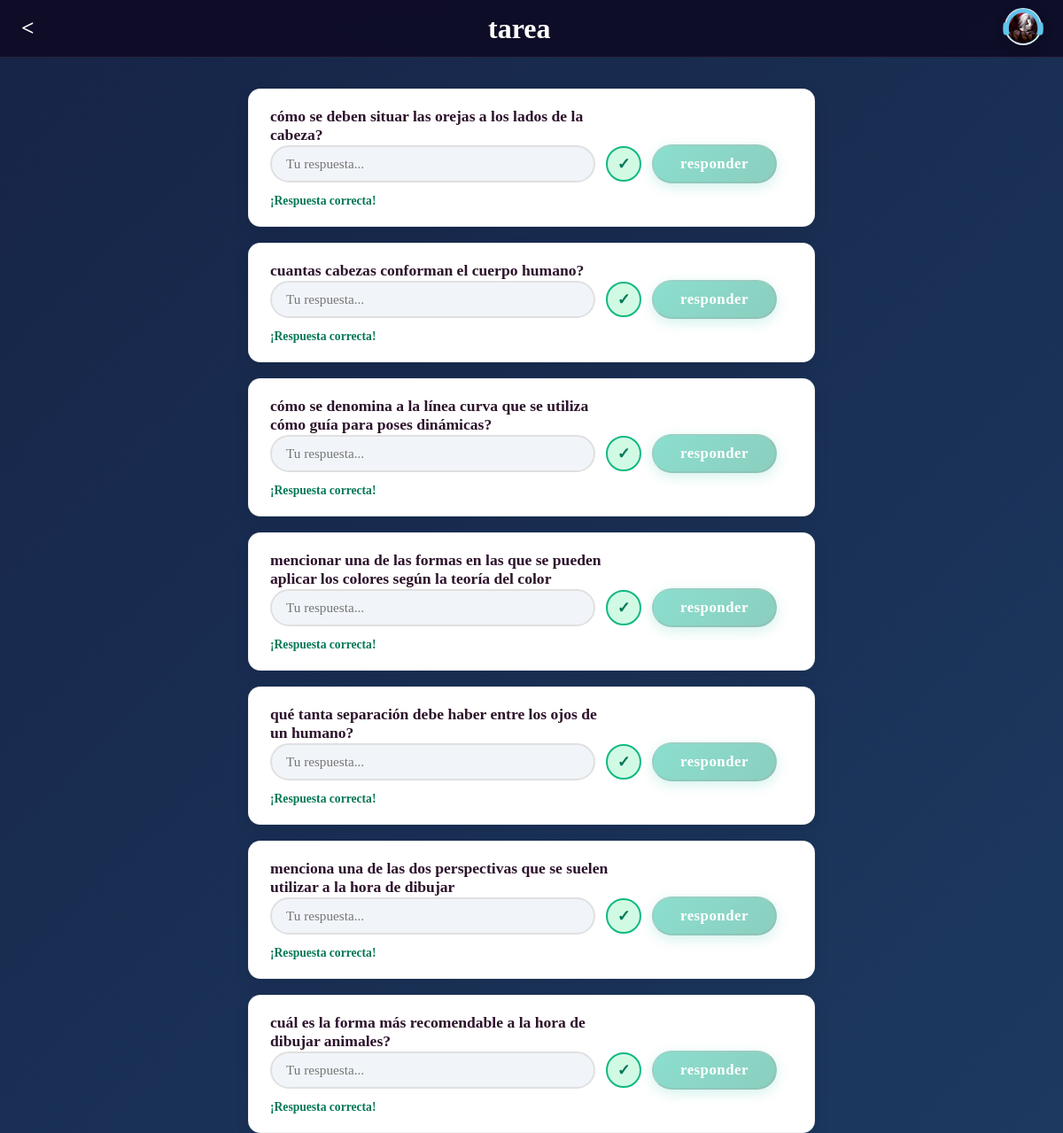
/actions/tarea.php (signed in), run on the app's committed database.
### tables this page shows
CREATE TABLE `usuarios` (
  `id` int(11) NOT NULL,
  `nombre` varchar(50) NOT NULL,
  `edad` int(11) DEFAULT NULL,
  `email` varchar(100) NOT NULL,
  `password` varchar(255) NOT NULL,
  `puntos` int(11) DEFAULT 0,
  `nivel` int(11) DEFAULT 1,
  `pais` varchar(100) DEFAULT NULL,
  `idioma` varchar(50) DEFAULT NULL,
  `foto_perfil` varchar(255) DEFAULT NULL,
  `fecha_registro` timestamp NOT NULL DEFAULT current_timestamp(),
  `rol` varchar(20) DEFAULT 'usuario',
  `bio` varchar(255) DEFAULT 'Sin biografía aún.',
  `suscrito` tinyint(1) DEFAULT 0,
  `tour_completado` tinyint(1) NOT NULL DEFAULT 0
);

CREATE TABLE `tareas` (
  `id` int(11) NOT NULL,
  `pregunta` text NOT NULL,
  `pregunta_es` text DEFAULT NULL,
  `pregunta_en` text DEFAULT NULL,
  `respuesta_correcta` text NOT NULL,
  `puntos_recompensa` int(11) DEFAULT 10
);

### actions/tarea.php (the view, shortened to what this page needs)
<?php
require_once '../staff/database.php';
$lang = $_SESSION['idioma'] ?? 'es';
$textos = [
    'es' => [
        'titulo_pagina' => 'tarea',
        'placeholder'   => 'Tu respuesta...',
        'btn_responder' => 'responder',
        'intentos_rest' => 'Intentos restantes:',
        'sin_intentos'  => 'Te quedaste sin intentos.',
        'ejemplo'       => 'Ejemplo de respuesta correcta:',
        'acertaste'     => '¡Respuesta correcta!'
    ],
    'en' => [
        'titulo_pagina' => 'homework',
        'placeholder'   => 'Your answer...',
        'btn_responder' => 'submit',
        'intentos_rest' => 'Attempts left:',
        'sin_intentos'  => 'You have run out of attempts.',
        'ejemplo'       => 'Example of a correct answer:',
        'acertaste'     => 'Correct answer!'
    ]
];
$t = $textos[$lang];
$usuario_id = $_SESSION['usuario_id'];
$stmt = $pdo->prepare("SELECT foto_perfil, rol FROM usuarios WHERE id = ?");
$stmt->execute([$usuario_id]);
$user = $stmt->fetch(PDO::FETCH_ASSOC);
$foto_perfil = $user['foto_perfil'] ?? null;
$max_intentos = 3;
$tareas = $pdo->query("SELECT * FROM tareas ORDER BY id ASC")->fetchAll(PDO::FETCH_ASSOC);
$historial_stmt = $pdo->prepare("SELECT tarea_id, es_correcta, intentos FROM tareas_respondidas WHERE usuario_id = ?");
$historial_stmt->execute([$usuario_id]);
$respuestas_guardadas = $historial_stmt->fetchAll(PDO::FETCH_UNIQUE | PDO::FETCH_ASSOC);
function obtenerEstadoCirculo($tarea_id, $respuestas_guardadas) {
    if (array_key_exists($tarea_id, $respuestas_guardadas)) {
        return $respuestas_guardadas[$tarea_id]['es_correcta'] == 1
            ? ['symbol' => '✓', 'class' => 'status-correct']
            : ['symbol' => '✕', 'class' => 'status-incorrect'];
    }
    return ['symbol' => 'O', 'class' => 'status-neutral'];
}
?>
<!DOCTYPE html>
<html lang="<?= htmlspecialchars($lang) ?>">
<head>
    <link rel="stylesheet" href="../style.css">
</head>
<body class="main-body">
    <header class="top-bar">
        <a href="../index.php" class="nav-btn left-btn" title="Volver">&lt;</a>
        <h1 class="page-title"><?= $t['titulo_pagina'] ?></h1>
        <a href="../staff/usuario.php" class="profile-btn">
            <?php if (!empty($foto_perfil) && file_exists("../uploads/perfiles/" . $foto_perfil)): ?>
                <img src="../uploads/perfiles/<?= htmlspecialchars($foto_perfil) ?>" class="avatar-icon" style="object-fit: cover; border-radius: 50%;">
            <?php else: ?>
                <div class="avatar-icon"></div>
            <?php endif; ?>
        </a>
    </header>
    <main class="content-container">
        <?php foreach ($tareas as $item): ?>
            <?php
                $status = obtenerEstadoCirculo($item['id'], $respuestas_guardadas);
                $pregunta_mostrar = ($lang === 'en' && !empty($item['pregunta_en']))
                    ? $item['pregunta_en']
                    : (!empty($item['pregunta_es']) ? $item['pregunta_es'] : $item['pregunta']);
                $estado          = $respuestas_guardadas[$item['id']] ?? null;
                $intentos_usados = $estado ? (int)$estado['intentos'] : 0;
                $acertada        = $estado && (int)$estado['es_correcta'] === 1;
                $restantes       = max(0, $max_intentos - $intentos_usados);
                $sin_intentos    = !$acertada && $restantes === 0;
                $bloqueada       = $acertada || $sin_intentos;
            ?>
            <div class="card-white-row">
                <p class="question-text"><?= htmlspecialchars($pregunta_mostrar); ?></p>
                <form action="tarea.php" method="POST" class="task-form">
                    <input type="text" name="respuesta" class="text-input" placeholder="<?= $t['placeholder'] ?>" required autocomplete="off" <?= $bloqueada ? 'disabled' : '' ?>>
                    <div class="status-circle <?= $status['class']; ?>">
                        <?= $status['symbol']; ?>
                    </div>
                    <button type="submit" class="btn-action" <?= $bloqueada ? 'disabled' : '' ?>><?= $t['btn_responder'] ?></button>
                </form>
                <?php if ($acertada): ?>
                    <div class="task-info task-ok"><?= htmlspecialchars($t['acertaste']) ?></div>
                <?php else: ?>
                    <div class="task-info"><?= htmlspecialchars($t['intentos_rest']) ?> <?= $restantes ?> / <?= $max_intentos ?></div>
                <?php endif; ?>
            </div>
        <?php endforeach; ?>
    </main>
</body>
</html>

### style.css (style rules this page uses)
:root { --bg-grad-1: #3a1c71; --bg-grad-2: #d76d77; --bg-grad-3: #ffaf7b; --purple-main: #6c5ce7; --purple-dark: #2d132c; --violet-accent: #a29bfe; --brand-accent: #00cec9; --coral-accent: #ff7675; --lime-action: #00b894; --lime-hover: #55efc4; --card-bg-overlay: rgba(26, 20, 52, 0.75); --card-glass: rgba(255, 255, 255, 0.15); --text-light: #ffffff; --text-dark: #2d3436; --radius-lg: 20px; --radius-md: 14px; --radius-sm: 10px; --transition-smooth: cubic-bezier(0.25, 0.8, 0.25, 1); }
html, body { overscroll-behavior: none; overscroll-behavior-y: none; height: 100%; }
* { box-sizing: border-box; margin: 0; padding: 0; font-family: 'Poppins', 'Georgia', serif; }
body { background: linear-gradient(-45deg, #241442, #4b1248, #1f4068, #162447); background-size: 400% 400%; animation: gradientBG 15s ease infinite; min-height: 100vh; color: var(--text-light); }
.top-bar, .top-bar-custom, .profile-header-bg { background: rgba(13, 9, 33, 0.85); backdrop-filter: blur(12px); -webkit-backdrop-filter: blur(12px); border-bottom: 1px solid rgba(255, 255, 255, 0.1); height: 65px; display: flex; justify-content: space-between; align-items: center; padding: 0 24px; position: sticky; top: 0; z-index: 1005; }
.avatar-icon, .avatar-icon-small { width: 42px; height: 42px; background: linear-gradient(135deg, var(--purple-main), var(--brand-accent)); border-radius: 50%; position: relative; border: 2px solid rgba(255, 255, 255, 0.8); box-shadow: 0 4px 12px rgba(0, 0, 0, 0.25); transition: transform 0.3s ease, box-shadow 0.3s ease; }
.avatar-icon::after { content: ''; position: absolute; top: 7px; left: 50%; transform: translateX(-50%); width: 14px; height: 14px; background-color: var(--text-light); border-radius: 50%; }
.nav-btn { color: var(--text-light); text-decoration: none; font-size: 1.6rem; font-weight: bold; line-height: 1; cursor: pointer; z-index: 2; transition: transform 0.3s var(--transition-smooth), color 0.2s ease; }
.btn-action { background: linear-gradient(135deg, var(--lime-action), #009473); color: var(--text-light); text-decoration: none; padding: 10px 30px; border-radius: 30px; font-weight: 700; font-size: 1.05rem; letter-spacing: 0.5px; box-shadow: 0 4px 15px rgba(0, 184, 148, 0.4); transition: all 0.3s var(--transition-smooth); display: inline-block; }
.content-container { max-width: 680px; margin: 35px auto; padding: 0 20px; }
.card-white-row { background: #ffffff; border-radius: var(--radius-md); padding: 20px 24px; max-width: 650px; margin: 18px auto; display: flex; justify-content: space-between; align-items: center; box-shadow: 0 6px 18px rgba(0, 0, 0, 0.08); border: 1px solid rgba(0, 0, 0, 0.05); transition: transform 0.3s ease, box-shadow 0.3s ease; }
.question-text { color: var(--purple-dark); font-weight: 700; font-size: 1.1rem; max-width: 65%; margin: 0; }
.task-form { display: flex; align-items: center; gap: 12px; }
.text-input { padding: 10px 16px; border: 2px solid #e0e0e0; border-radius: 25px; font-size: 0.95rem; outline: none; width: 367px; transition: border-color 0.3s ease, box-shadow 0.3s ease; }
.status-circle { width: 40px; height: 40px; border-radius: 50%; border: 2px solid #cbd5e1; display: flex; align-items: center; justify-content: center; font-weight: 700; font-size: 1.1rem; background-color: #f8fafc; color: #64748b; transition: all 0.3s ease; }
.status-circle.status-correct { border-color: #10b981; background-color: #d1fae5; color: #047857; animation: popIn 0.4s var(--transition-smooth); }

### actions/tarea.php (style rules this page uses)
.profile-btn { position: relative; display: inline-block; }
.card-white-row { flex-wrap: wrap; }
.task-info { flex-basis: 100%; margin-top: 12px; font-size: 0.85rem; color: #64748b; }
.task-info.task-ok { color: #047857; font-weight: 700; }
.text-input:disabled { background: #f1f5f9; color: #94a3b8; cursor: not-allowed; }
.btn-action:disabled { opacity: 0.45; cursor: not-allowed; transform: none; }

### data on the page
usuarios: foto_perfil (picture)
tareas: pregunta_es "cómo se deben situar las orejas a los lados de la cabeza?", respuesta "Tu respuesta...", id "✓", btn_responder "responder", acertaste "¡Respuesta correcta!"
tareas: pregunta_es "cuantas cabezas conforman el cuerpo humano?", respuesta "Tu respuesta...", id "✓", btn_responder "responder", acertaste "¡Respuesta correcta!"
tareas: pregunta_es "cómo se denomina a la línea curva que se utiliza cómo guía para poses dinámicas?", respuesta "Tu respuesta...", id "✓", btn_responder "responder", acertaste "¡Respuesta correcta!"
tareas: pregunta_es "mencionar una de las formas en las que se pueden aplicar los colores según la teoría del color", respuesta "Tu respuesta...", id "✓", btn_responder "responder", acertaste "¡Respuesta correcta!"
tareas: pregunta_es "qué tanta separación debe haber entre los ojos de un humano?", respuesta "Tu respuesta...", id "✓", btn_responder "responder", acertaste "¡Respuesta correcta!"
tareas: pregunta_es "menciona una de las dos perspectivas que se suelen utilizar a la hora de dibujar", respuesta "Tu respuesta...", id "✓", btn_responder "responder", acertaste "¡Respuesta correcta!"
tareas: pregunta_es "cuál es la forma más recomendable a la hora de dibujar animales?", respuesta "Tu respuesta...", id "✓", btn_responder "responder", acertaste "¡Respuesta correcta!"

### other printed values
$t['titulo_pagina'] "tarea"
